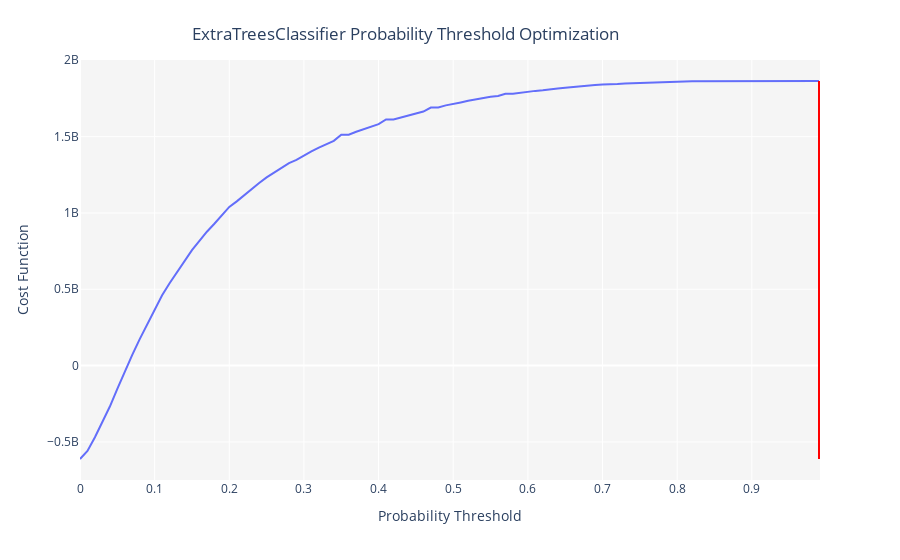

The notebook cell saved with this chart:
### Code cell
#optimize threshold for trained model
optimize_threshold(et, true_negative = 100000, false_negative = -50000, true_positive = 50000, false_positive = -100000)
